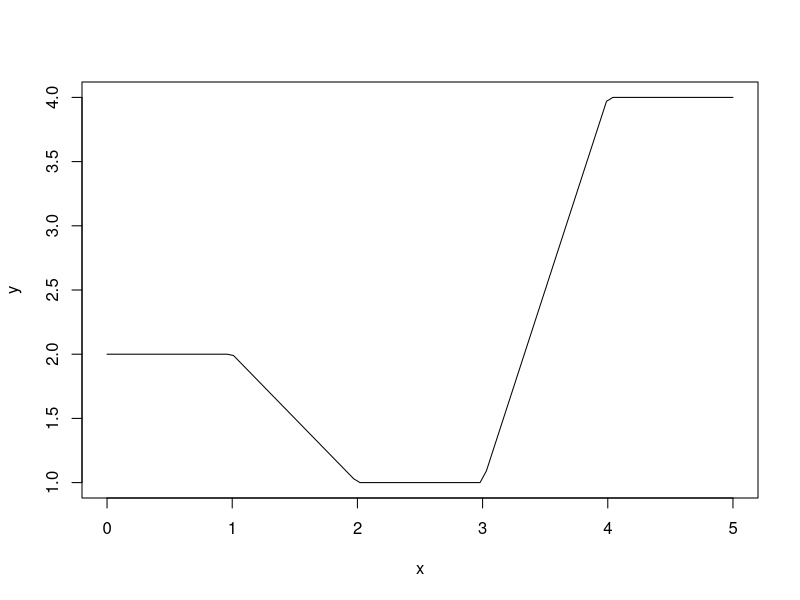
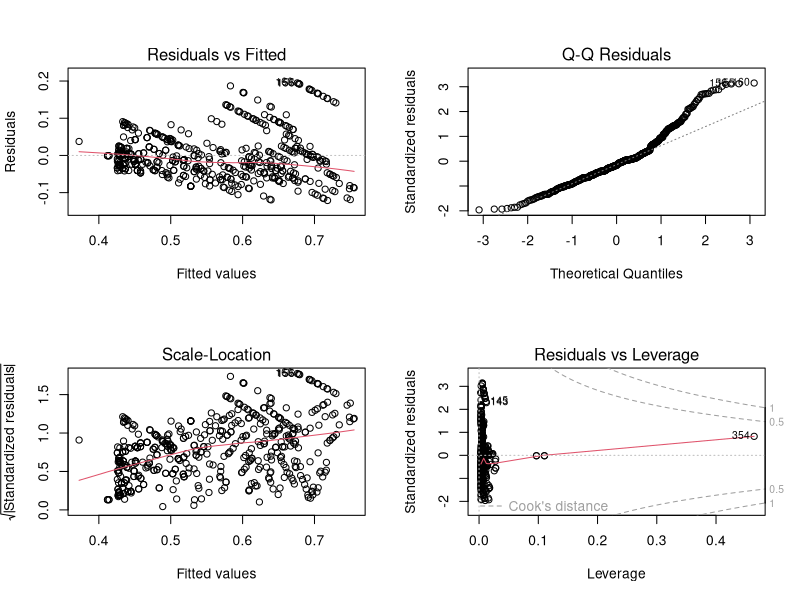
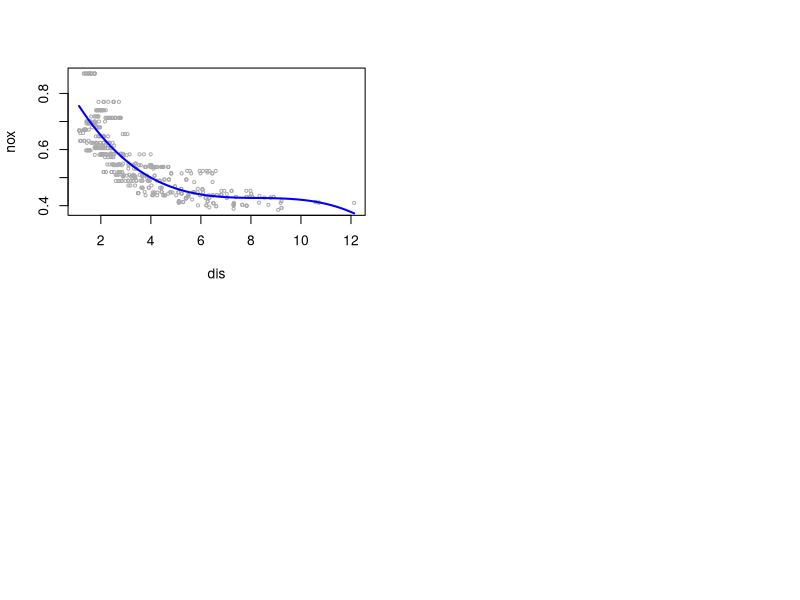
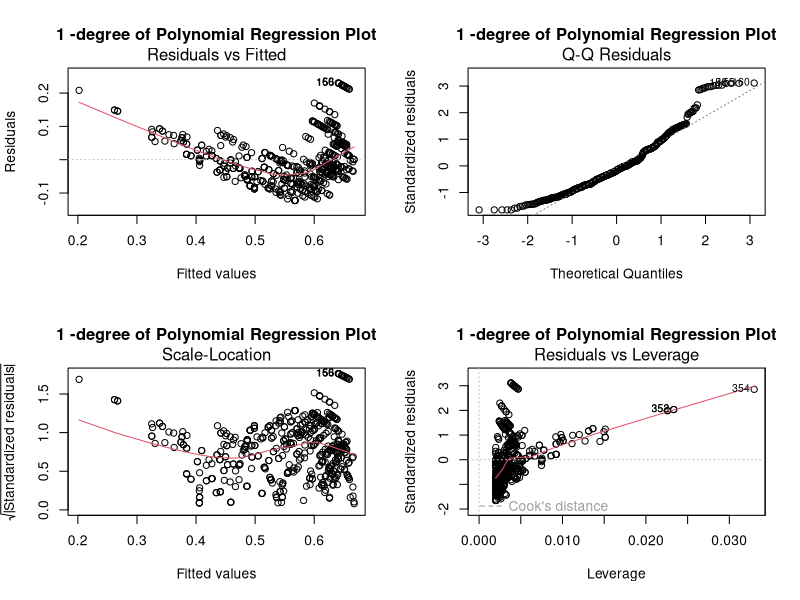
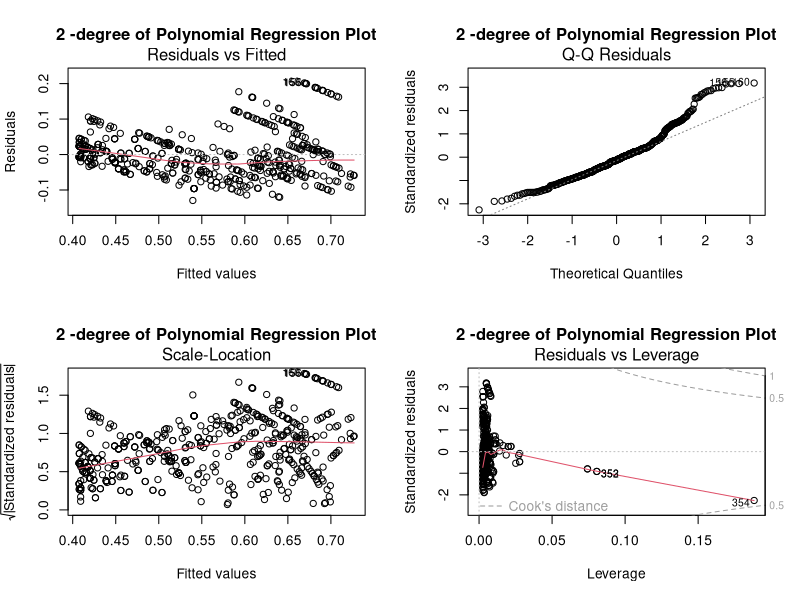
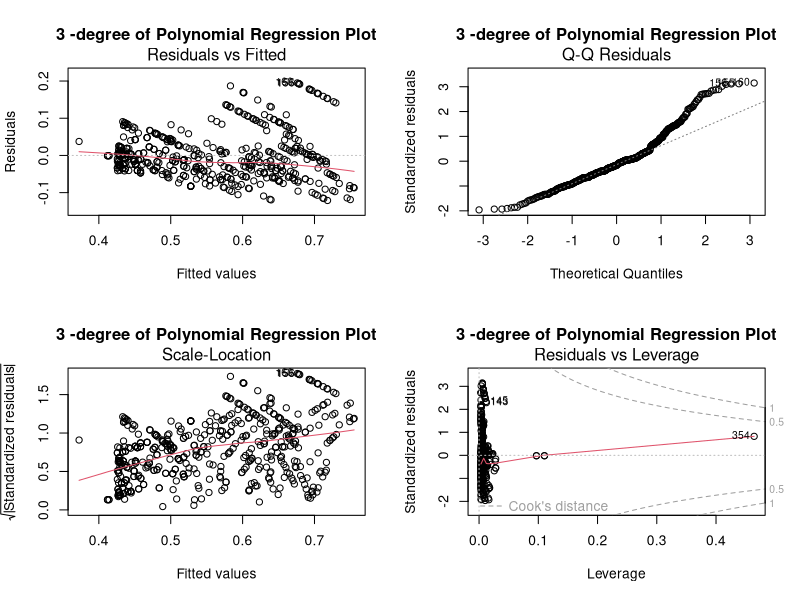
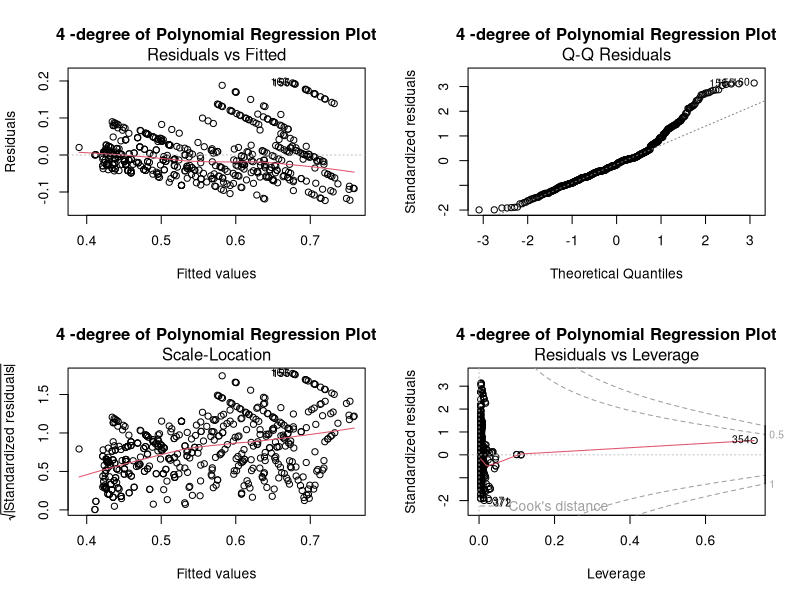
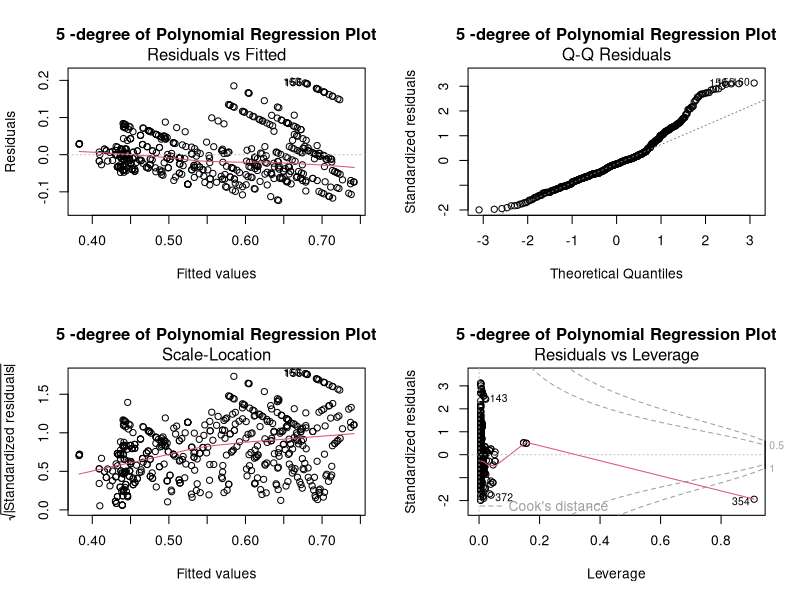

Write R code to recreate these figures, in order.
## ---- chunk 1
knitr::opts_chunk$set(echo = TRUE)
## ---- chunk 2
library(MASS)
attach(Boston)
library(boot)
library(splines)
## ---- chunk 3
set.seed(1)
x <- seq(0, 5, length = 100)
y <- 1 + I(x>=0 & x<=2) - (x-1)*I(x>=1 & x<=2) + 3*((x-3)*I(x>=3 & x<=4)+I(x>4 & x<=5))
plot(x,y,type = 'l')
## ---- chunk 4
# fit the cubic ploynomial regression
fit_poly_reg <- lm(nox~ poly(dis,3), data = Boston)
summary(fit_poly_reg)
# predict nox using dis
dis_range <- range(dis)
dis_grid <- seq(dis_range[1], dis_range[2], length = 100)
pred_poly_reg <- predict(fit_poly_reg, newdata = list(dis=dis_grid))
# plot the polynomial fits
par(mfrow=c(2,2))
plot(fit_poly_reg)
## ---- chunk 5
# plot the resulting data of prediction
plot(dis, nox, cex = .5, col = 'darkgrey')
lines(dis_grid, pred_poly_reg, lwd = 2, col = 'blue')
## ---- chunk 6
par(mfrow=c(2,2))
rss_train <- c()
for (i in 1:10){
  fit_poly_reg <- lm(nox~poly(dis,i), data = Boston)
  plot(fit_poly_reg, main = paste(i,"-degree of Polynomial Regression Plot"))
  rss_train[i] <- sum(fit_poly_reg$residuals^2)
}
## ---- chunk 7
plot(1:10, rss_train, type = "b", main = "assiciated RSS plot", 
     xlab = "degree of polynomial", ylab = "training RSS")
## ---- chunk 8
set.seed(3)
cv_err <- c()
for (i in 1:10){
  fit_poly_reg <- glm(nox~poly(dis,i))
  cv_err[i] <- cv.glm(Boston, fit_poly_reg, K = 10)$delta[1]
}
list(min_cv_error=which.min(cv_err))
plot(1:10, cv_err, type = 'l', main = "cross-validation error plot", 
     xlab = 'degree of polynomial', ylab = "cv error")
## ---- chunk 9
fit_spline_reg <- lm(nox~ bs(dis, df = 4), data = Boston)
summary(fit_spline_reg)
pred_spline_reg <- predict(fit_spline_reg, newdata = list(dis=dis_grid))
plot(dis, nox, cex = .5, col = 'darkgrey')
lines(dis_grid, pred_spline_reg, lwd = 2, col = 'red')
## ---- chunk 10
rss_train <- c()
for (i in 3:15){
  fit_spline_reg <- lm(nox~bs(dis, df=i), data = Boston)
  rss_train[i-2] <- sum(fit_spline_reg$residuals^2)
  pred_spline_reg <- predict(fit_spline_reg, newdata = list(dis=dis_grid))
  plot(nox~dis, data = Boston, cex = .5, col = 'darkgrey')
  title(paste(i,'-degree of freedom Regression Spline Plot'))
  lines(dis_grid, pred_spline_reg, lwd = 2, col = 'red')
}
## ---- chunk 11
rss_train
plot(3:15, rss_train, type = 'b', main = "RSS of different degrees of freedom", 
     xlab = "degrees of freedom", ylab = "training RSS")
## ---- chunk 12
set.seed(1)
cv_err <- c()
for(i in 3:15){
  fit_spline_reg <- glm(nox~bs(dis, df=i), data = Boston)
  cv_err[i-2] <- cv.glm(Boston, fit_spline_reg, K = 10)$delta[1] 
}
list(best_degree = which.min(cv_err) + 2)
plot(3:15, cv_err, type = 'l', main = "cross-validation error plot", 
     xlab = 'degree of freedom', ylab = "cv error")
## ---- chunk 13
set.seed(5)
x1 <- rnorm(100)
x2 <- rnorm(100)
y <- 3*x1 + 24*x2 +9
## ---- chunk 14
beta0 <- c()
beta1 <- c()
beta2 <- c()
beta1[1] <- 4
## ---- chunk 15
a <- y - beta1*x1
beta2[1] <- lm(a~x2)$coef[2]
## ---- chunk 16
a <- y - beta2*x2
beta1[1] <- lm(a~x1)$coef[2]
## ---- chunk 17
beta1[1] <- 4
for (i in 1:1000){
  a <- y - beta1[i]*x1
  beta2[i] <- lm(a~x2)$coef[2]
  beta0[i] <- lm(a~x1)$coef[1]
  a <- y - beta2[i]*x2
  if (i < 1000){
    beta1[i+1] <- lm(a~x1)$coef[2]
  }
}
list(beta0 = beta0, beta1=beta1, beta2=beta2)
plot(1:1000, beta0, type = 'l', xlab = "iterations", ylim = c(0,30), 
     ylab = "betas", col = 'red')
lines(1:1000, beta1, col = 'blue')
lines(1:1000, beta2, col = 'green')
legend("topright", c("beta0", "beta1", "beta2"), lty = 1, col = c("red", "blue","green"))
## ---- chunk 18
fit_lm <- lm(y~x1+x2)
plot(1:1000, beta0, type = 'l', xlab = "iterations", ylim = c(0,30), 
     ylab = "betas", col = 'red')
lines(1:1000, beta1, col = 'blue')
lines(1:1000, beta2, col = 'green')
abline(h = fit_lm$coef[1], lty = "dashed", lwd = 3, col = rgb(0, 0, 0, alpha = 0.4))
abline(h = fit_lm$coef[2], lty = "dashed", lwd = 3, col = rgb(0, 0, 0, alpha = 0.4))
abline(h = fit_lm$coef[3], lty = "dashed", lwd = 3, col = rgb(0, 0, 0, alpha = 0.4))
legend("topright", c("beta0", "beta1", "beta2", "multiple regression"), 
       lty = 1, col = c("red", "blue","green","black"))
## ---- chunk 19
par(mfrow=c(3,1))
nTheta <- 100
nCycles1 = 5.0
Theta1 = seq(from = 0, to = nCycles1*2.0*pi, by = nCycles1*2*pi/nTheta)
SinTheta1 = sin(Theta1)
plot( SinTheta1, type = "l", lwd = 3, main = "Sin f=5")

nCycles2 = 10.0
Theta2 = seq(from = 0, to = nCycles2*2.0*pi, by = nCycles2*2*pi/nTheta)
SinTheta2 = sin(Theta2)
plot( SinTheta2, type = "l", lwd = 3, main = "Sin f=10")

SinSum0 = SinTheta1 + SinTheta2
plot( SinSum0, type = "l", lwd = 3, main = "Sin Sum w/o Signal")
## ---- chunk 20
plot( abs(fft(SinSum0,inverse = F)), type = "l", lwd = 3, main = "Sin Sum w/o Signal")
## ---- chunk 21
layout( matrix( c(1,2,3,4 ) , nrow=4 ,ncol=1 ,byrow=FALSE ) )
par(mar=c(3,3,1,0))
par(mgp=c(2,1,0))
par(mai=c(0.5,0.5,0.1,0.1))

plot( SinTheta1, type = "l", lwd = 3, main = "Sin f=5")
plot( SinTheta2, type = "l", lwd = 3, main = "Sin f=10")

nCycles3 = 25.0
Theta3 = seq(from = 0, to = nCycles3*2.0*pi, by = nCycles3*2*pi/nTheta)
SinTheta3 = sin(Theta3)
plot( SinTheta3, type = "l", lwd = 3, main = "Sin f=25")

nCycles4 = 30.0
Theta4 = seq(from = 0, to = nCycles4*2.0*pi, by = nCycles4*2*pi/nTheta)
SinTheta4 = sin(Theta4)
plot( SinTheta4, type = "l", lwd = 3, main = "Sin f=30")
## ---- chunk 22
SinSum1 = SinTheta1 + SinTheta2 + SinTheta3 + SinTheta4 
plot( SinSum1, type = "l", lwd = 3, main = "Sin Sum w/o Signal")
## ---- chunk 23
plot( abs(fft(SinSum1,inverse = F)), type = "l", lwd = 3, main = "Sin Sum w/o Signal")
